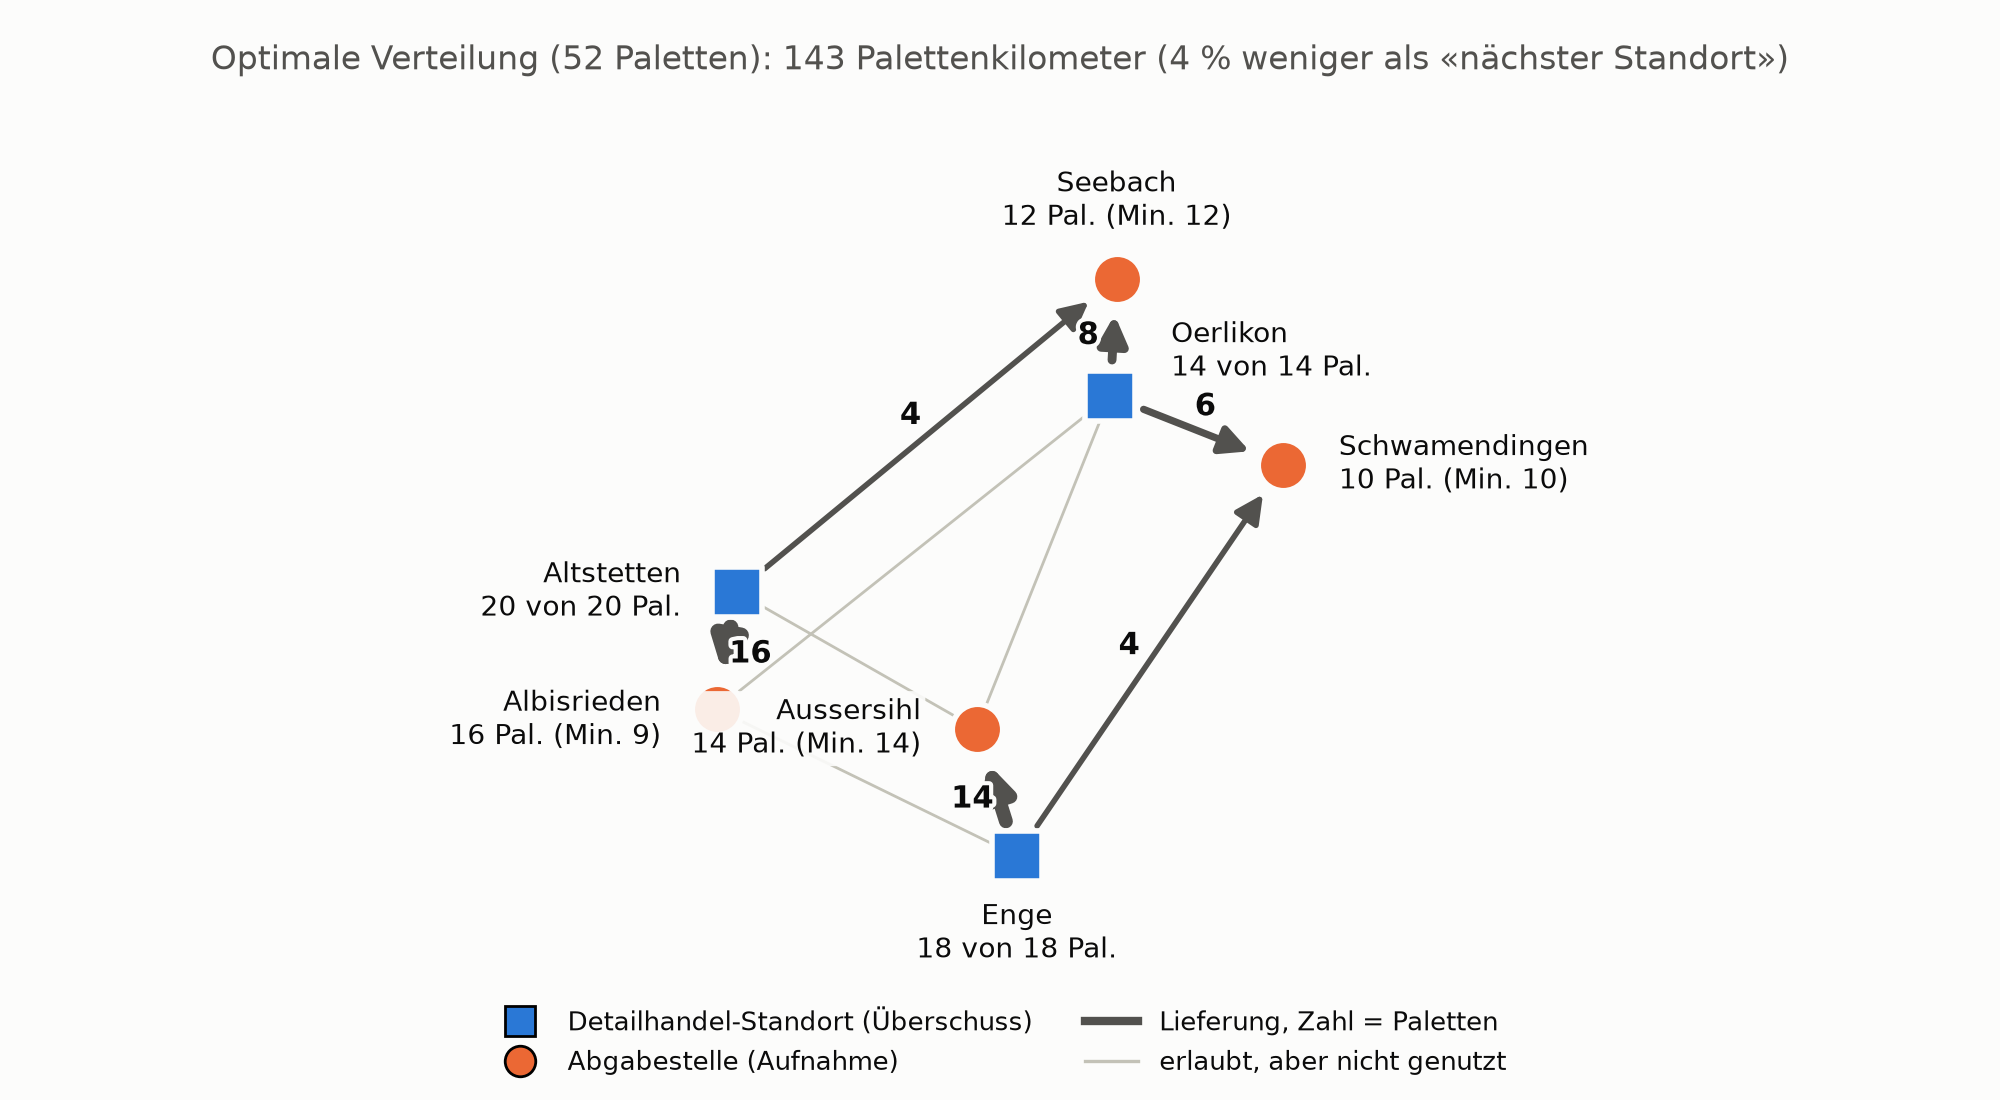

The script that saved this image:
import numpy as np
import networkx as nx
import matplotlib.pyplot as plt
import matplotlib.patheffects as pe
from matplotlib.lines import Line2D
from scipy.optimize import milp, LinearConstraint, Bounds

# ------------------------------------------------------------
# 1. static date
# koordinaten kopiert von map.geo.admin.ch
# beispiel: https://s.geo.admin.ch/xbtswp24xsyi
# ------------------------------------------------------------
koordinaten = {
    "Oerlikon":       (47.4110, 8.5440),
    "Altstetten":     (47.3910, 8.4880),
    "Enge":           (47.3640, 8.5300),
    "Aussersihl":     (47.3770, 8.5240),
    "Schwamendingen": (47.4040, 8.5700),
    "Albisrieden":    (47.3790, 8.4850),
    "Seebach":        (47.4230, 8.5450),
}
angebot = {"Oerlikon": 14, "Altstetten": 20, "Enge": 18}                      # Total: 52 Paletten
bedarf = {"Aussersihl": 14, "Schwamendingen": 10, "Albisrieden": 9, "Seebach": 12}  # Mindestbedarf: 45

UMWEG = 1.3
MAX_KM = 7.5

S = list(angebot)
D = list(bedarf)


def luftlinie_km(a, b):
    """Distanz in km (Haversine) zwischen zwei Punkten (Breite, Länge)."""
    la1, lo1, la2, lo2 = map(np.radians, (*a, *b))
    h = np.sin((la2 - la1) / 2) ** 2 + np.cos(la1) * np.cos(la2) * np.sin((lo2 - lo1) / 2) ** 2
    return 2 * 6371.0 * np.arcsin(np.sqrt(h))


kosten = {}
for i in S:
    for j in D:
        km = luftlinie_km(koordinaten[i], koordinaten[j]) * UMWEG
        if km <= MAX_KM:
            kosten[(i, j)] = int(round(km * 100))

verbindungen = list(kosten)
m = len(verbindungen)
print(f"Angebot: {sum(angebot.values())} Paletten, Mindestbedarf: {sum(bedarf.values())} Paletten")
print(f"Erlaubte Verbindungen (<= {MAX_KM} km): {m} von {len(S) * len(D)}\n")
print("Kosten k_ij (km pro Palette):")
for (i, j) in verbindungen:
    print(f"  {i:<11} -> {j:<15} {kosten[(i, j)] / 100:5.2f} km")
print()

# ------------------------------------------------------------
# 2. Modell: Alle 52 Paletten werden verteilt (Abgabestellen >= Mindestbedarf)
# ------------------------------------------------------------
c = np.array([kosten[v] for v in verbindungen], dtype=float)

zeilen, lb, ub = [], [], []
# Standorte: GENAU das gesamte Angebot abgeben (alle 52 Paletten sollen weg)
for i in S:
    zeilen.append([1.0 if v[0] == i else 0.0 for v in verbindungen])
    lb.append(angebot[i])
    ub.append(angebot[i])

# Abgabestellen: MINDESTENS den Bedarf decken (kein Deckel nach oben)
# lb = lower bound, ub = upper bound
for j in D:
    zeilen.append([1.0 if v[1] == j else 0.0 for v in verbindungen])
    lb.append(bedarf[j])
    ub.append(np.inf)

res = milp(
    c=c,
    constraints=LinearConstraint(np.array(zeilen), lb, ub),
    integrality=np.ones(m),
    bounds=Bounds(0, np.inf),
)
assert res.success, f"Keine Lösung: {res.message}"

x = {v: int(round(res.x[k])) for k, v in enumerate(verbindungen)}
total_modell = int(round(res.fun))

print("Optimale Verteilung (Paletten):")
for (i, j), n in x.items():
    if n > 0:
        print(f"  {i:<11} -> {j:<15} {n:>3} Pal. ({kosten[(i, j)] / 100:.2f} km je Palette)")
print(f"Total: {total_modell / 100:.1f} Palettenkilometer\n")

# ------------------------------------------------------------
# 3. Kontrollen
# source: https://towardsdatascience.com/introduction-to-minimum-cost-flow-optimization-in-python/
# Code korrigiert durch: Google Gemini
# ------------------------------------------------------------
# (a) Min-Cost-Flow: Ein Dummy-Knoten "Überschuss" nimmt die freien Kapazitäten der Abgabestellen auf
G = nx.DiGraph()
for i in S:
    G.add_node(i, demand=-angebot[i])
for j in D:
    G.add_node(j, demand=bedarf[j])
ueberschuss = sum(angebot.values()) - sum(bedarf.values())
G.add_node("Uebernahme", demand=ueberschuss)

for (i, j), k in kosten.items():
    G.add_edge(i, j, weight=k)
for j in D:
    # Abgabestellen können beliebig viele Zusatzpaletten an "Uebernahme" weiterleiten
    G.add_edge(j, "Uebernahme", weight=0)

fluss = nx.min_cost_flow(G)
total_fluss = nx.cost_of_flow(G, fluss)
print(f"Kontrolle Min-Cost-Flow: {total_fluss / 100:.1f} Palettenkilometer")
assert total_fluss == total_modell, "Modell und Min-Cost-Flow weichen ab!"

# (b) Nebenbedingungen am Resultat nachrechnen
for i in S:
    assert sum(n for (a, _), n in x.items() if a == i) == angebot[i]
for j in D:
    assert sum(n for (_, b), n in x.items() if b == j) >= bedarf[j]
print("Kontrolle Nebenbedingungen: Gesamtes Angebot verteilt, Mindestbedarf überall gedeckt.\n")

# (c) Vergleich mit Faustregel: 1. Mindestbedarf decken, 2. Rest an nächsten Abnehmer verteilen
vorrat = dict(angebot)
total_greedy = 0
greedy = {(i, j): 0 for (i, j) in verbindungen}

# Schritt 1: Mindestbedarf der Abgabestellen decken
for j in D:
    noch = bedarf[j]
    for i in sorted([s for s in S if (s, j) in kosten], key=lambda s: kosten[(s, j)]):
        n = min(noch, vorrat[i])
        if n > 0:
            greedy[(i, j)] += n
            vorrat[i] -= n
            noch -= n
            total_greedy += n * kosten[(i, j)]
        if noch == 0:
            break
    assert noch == 0, "Faustregel findet keine Lösung für Mindestbedarf"

# Schritt 2: Verbleibende Paletten der Standorte an den jeweils nächsten Abnehmer schicken
for i in S:
    if vorrat[i] > 0:
        ziel = min([d for d in D if (i, d) in kosten], key=lambda d: kosten[(i, d)])
        n = vorrat[i]
        greedy[(i, ziel)] += n
        vorrat[i] = 0
        total_greedy += n * kosten[(i, ziel)]

print(f"Vergleich Faustregel «nächster Standort»: {total_greedy / 100:.1f} Palettenkilometer")
ersparnis = (total_greedy - total_modell) / total_greedy * 100
print(f"Ersparnis durch die Optimierung: {(total_greedy - total_modell) / 100:.1f} "
      f"Palettenkilometer ({ersparnis:.1f} %)")
print(f"Durchschnitt: {total_modell / 100 / sum(angebot.values()):.2f} km pro Palette\n")

genutzt = {i: sum(n for (a, _), n in x.items() if a == i) for i in S}
erhalten = {j: sum(n for (_, b), n in x.items() if b == j) for j in D}

print("Auslastung der Standorte:")
for i in S:
    print(f"  {i:<11} {genutzt[i]:>2} von {angebot[i]} Paletten abgegeben")
print("\nAufnahme der Abgabestellen:")
for j in D:
    print(f"  {j:<15} {erhalten[j]:>2} Paletten erhalten (Mindestbedarf: {bedarf[j]})")

# ------------------------------------------------------------
# 4. Grafik: Karte der Lieferungen
# ------------------------------------------------------------
SURFACE = "#fcfcfb"
INK, INK2, MUTED = "#0b0b0b", "#52514e", "#898781"
C_SUPPLY, C_DEMAND = "#2a78d6", "#eb6834"

lat0, lon0 = 47.38, 8.52
pos = {n: ((lo - lon0) * 111.32 * np.cos(np.radians(la)), (la - lat0) * 110.57)
       for n, (la, lo) in koordinaten.items()}

plt.rcParams.update({"font.size": 11, "text.color": INK})
fig, ax = plt.subplots(figsize=(10, 5.5), facecolor=SURFACE)
ax.set_facecolor(SURFACE)

for (i, j) in verbindungen:
    if x[(i, j)] == 0:
        (x0, y0), (x1, y1) = pos[i], pos[j]
        ax.plot([x0, x1], [y0, y1], color="#c3c2b7", lw=1, zorder=1)

for (i, j), n in x.items():
    if n > 0:
        (x0, y0), (x1, y1) = pos[i], pos[j]
        ax.annotate("", xy=(x1, y1), xytext=(x0, y0),
                    arrowprops=dict(arrowstyle="-|>,head_length=0.6,head_width=0.3", color=INK2,
                                    lw=0.8 + 0.3 * n, shrinkA=13, shrinkB=13, mutation_scale=14),
                    zorder=2)
        mx, my = (x0 + x1) / 2, (y0 + y1) / 2
        laenge = np.hypot(x1 - x0, y1 - y0)
        nx_, ny_ = -(y1 - y0) / laenge, (x1 - x0) / laenge
        ax.text(mx + 0.28 * nx_, my + 0.28 * ny_, f"{n}", ha="center", va="center",
                fontsize=11, fontweight="bold", color=INK, zorder=4,
                path_effects=[pe.withStroke(linewidth=3, foreground=SURFACE)])

versatz = {
    "Oerlikon": (22, 16, "left"), "Altstetten": (-20, 0, "right"), "Enge": (0, -28, "center"),
    "Aussersihl": (-20, 0, "right"), "Schwamendingen": (20, 0, "left"),
    "Albisrieden": (-20, -4, "right"), "Seebach": (0, 28, "center"),
}
for n in S:
    ax.scatter(*pos[n], s=330, marker="s", color=C_SUPPLY, edgecolor=SURFACE,
               linewidth=2, zorder=5)
    dx, dy, ha = versatz[n]
    ax.annotate(f"{n}\n{genutzt[n]} von {angebot[n]} Pal.", pos[n], xytext=(dx, dy),
                textcoords="offset points", ha=ha, va="center", fontsize=10, zorder=6,
                bbox=dict(boxstyle="round,pad=0.15", fc=SURFACE, ec="none", alpha=0.9))
for n in D:
    ax.scatter(*pos[n], s=330, marker="o", color=C_DEMAND, edgecolor=SURFACE,
               linewidth=2, zorder=5)
    dx, dy, ha = versatz[n]
    ax.annotate(f"{n}\n{erhalten[n]} Pal. (Min. {bedarf[n]})", pos[n], xytext=(dx, dy),
                textcoords="offset points", ha=ha, va="center", fontsize=10, zorder=6,
                bbox=dict(boxstyle="round,pad=0.15", fc=SURFACE, ec="none", alpha=0.9))

fig.legend(handles=[
    Line2D([0], [0], marker="s", color="none", markerfacecolor=C_SUPPLY, markersize=11,
           label="Detailhandel-Standort (Überschuss)"),
    Line2D([0], [0], marker="o", color="none", markerfacecolor=C_DEMAND, markersize=11,
           label="Abgabestelle (Aufnahme)"),
    Line2D([0], [0], color=INK2, lw=3, label="Lieferung, Zahl = Paletten"),
    Line2D([0], [0], color="#c3c2b7", lw=1.2, label="erlaubt, aber nicht genutzt"),
], loc="lower center", ncol=2, frameon=False, fontsize=9.5)

fig.suptitle(
    f"Optimale Verteilung (52 Paletten): {total_modell / 100:.0f} Palettenkilometer "
    f"({ersparnis:.0f} % weniger als «nächster Standort»)",
    fontsize=12, color=INK2, y=0.96
)
ax.set_aspect("equal")
ax.margins(0.16)
ax.axis("off")
plt.tight_layout(rect=(0, 0.10, 1, 0.93))
plt.savefig("m05_02_lebensmittelrettung.png", dpi=200, facecolor=SURFACE)
